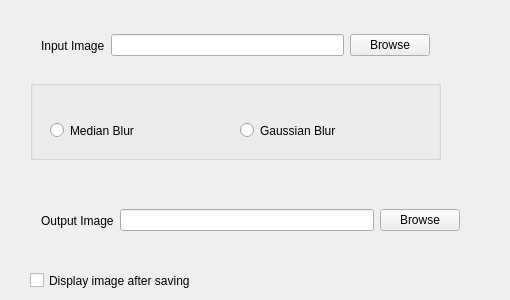
<?xml version="1.0" encoding="UTF-8"?>
<ui version="4.0">
 <class>MainWindow</class>
 <widget class="QMainWindow" name="MainWindow">
  <property name="geometry">
   <rect>
    <x>0</x>
    <y>0</y>
    <width>510</width>
    <height>300</height>
   </rect>
  </property>
  <property name="windowTitle">
   <string>MainWindow</string>
  </property>
  <widget class="QWidget" name="centralWidget">
   <widget class="QWidget" name="horizontalLayoutWidget">
    <property name="geometry">
     <rect>
      <x>30</x>
      <y>20</y>
      <width>411</width>
      <height>51</height>
     </rect>
    </property>
    <layout class="QHBoxLayout" name="topHorizontalLayout">
     <item>
      <widget class="QLabel" name="inputLabel">
       <property name="text">
        <string>Input Image</string>
       </property>
      </widget>
     </item>
     <item>
      <widget class="QLineEdit" name="inputLineEdit"/>
     </item>
     <item>
      <widget class="QPushButton" name="inputPushButton">
       <property name="text">
        <string>Browse</string>
       </property>
      </widget>
     </item>
    </layout>
   </widget>
   <widget class="QWidget" name="horizontalLayoutWidget_2">
    <property name="geometry">
     <rect>
      <x>30</x>
      <y>180</y>
      <width>441</width>
      <height>81</height>
     </rect>
    </property>
    <layout class="QHBoxLayout" name="bottomHorizontalLayout">
     <item>
      <widget class="QLabel" name="outputLabel">
       <property name="text">
        <string>Output Image</string>
       </property>
      </widget>
     </item>
     <item>
      <widget class="QLineEdit" name="outputLineEdit"/>
     </item>
     <item>
      <widget class="QPushButton" name="outputPushButton">
       <property name="text">
        <string>Browse</string>
       </property>
      </widget>
     </item>
    </layout>
   </widget>
   <widget class="QCheckBox" name="displayImageCheckBox">
    <property name="geometry">
     <rect>
      <x>30</x>
      <y>270</y>
      <width>181</width>
      <height>21</height>
     </rect>
    </property>
    <property name="text">
     <string>Display image after saving</string>
    </property>
   </widget>
   <widget class="QGroupBox" name="filterTypeGroupBox">
    <property name="geometry">
     <rect>
      <x>30</x>
      <y>80</y>
      <width>411</width>
      <height>80</height>
     </rect>
    </property>
    <property name="title">
     <string/>
    </property>
    <widget class="QRadioButton" name="gaussianRadioButton">
     <property name="geometry">
      <rect>
       <x>210</x>
       <y>40</y>
       <width>111</width>
       <height>21</height>
      </rect>
     </property>
     <property name="text">
      <string>Gaussian Blur</string>
     </property>
    </widget>
    <widget class="QRadioButton" name="medianRadioButton">
     <property name="geometry">
      <rect>
       <x>20</x>
       <y>40</y>
       <width>103</width>
       <height>21</height>
      </rect>
     </property>
     <property name="text">
      <string>Median Blur</string>
     </property>
    </widget>
   </widget>
   <zorder>filterTypeGroupBox</zorder>
   <zorder>horizontalLayoutWidget</zorder>
   <zorder>horizontalLayoutWidget_2</zorder>
   <zorder>displayImageCheckBox</zorder>
  </widget>
 </widget>
 <layoutdefault spacing="6" margin="11"/>
 <resources/>
 <connections/>
</ui>
